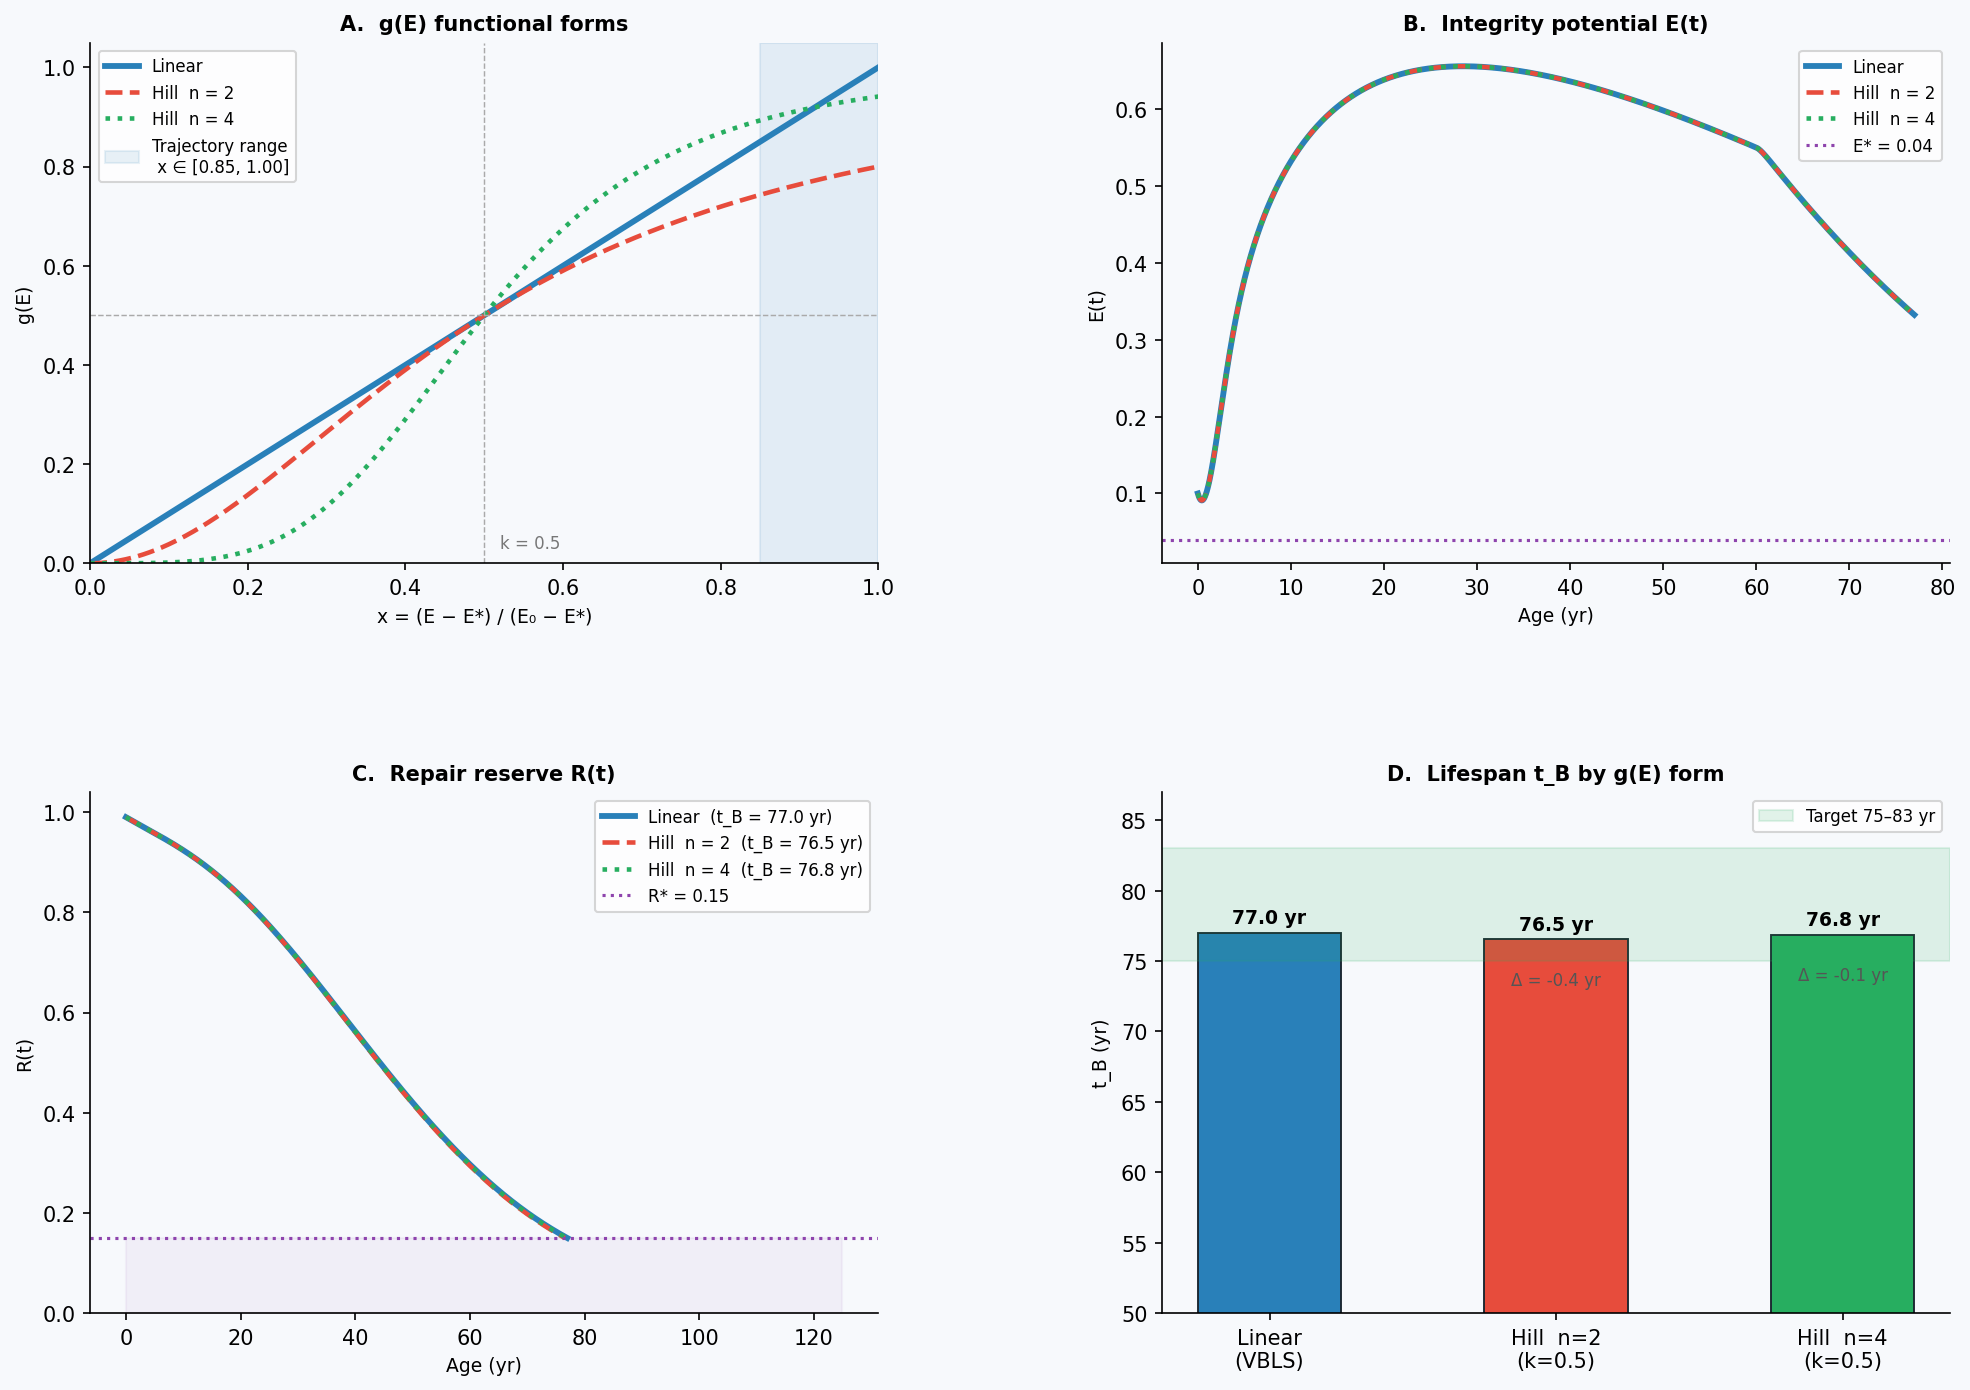

Write the Python code that produced this figure.
"""
=================================================================
  VBLS — Viability Boundaries of Living Systems
  Author:     Vasiliy Avdeev (independent researcher)
  Monograph:  VBLS_THEORY
=================================================================

  Copyright (c) 2026 Vasiliy Avdeev. Licensed under CC BY-NC-ND 4.0 -- see
  LICENSE in the repository root, or https://creativecommons.org/licenses/by-nc-nd/4.0/
  SPDX-License-Identifier: CC-BY-NC-ND-4.0
=================================================================
VBLS — Sensitivity of t_B to the functional form of g(E) (restoration-potential function).

Reviewer concern: "Linear g(E) is physiologically unrealistic; PARP/p53
processes have threshold character. Recommend sensitivity analysis to Hill."

Three forms compared (x = (E − E*) / (E₀ − E*), clipped to [0, 1]):
  Linear  : g_lin(x)  = x                        [VBLS baseline, eq. 4.2]
  Hill n=2: g_h2(x)   = x² / (k² + x²)           [mild cooperativity]
  Hill n=4: g_h4(x)   = x⁴ / (k⁴ + x⁴)          [strong cooperativity]

Half-saturation constant k = 0.5: g(0.5) = 0.5 for all three forms at
the midpoint of [E*, E₀] — canonical comparison point.

Same calibrated θ and initial conditions as mde_human_lifespan.py.

Theorem robustness claim (VBLS §4.3): t_B < ∞ for any monotone g with
g(x) > 0 for x > 0. This script verifies the claim holds quantitatively:
t_B shifts < 5% across all biologically plausible cooperativity values.
"""

import numpy as np
import matplotlib.pyplot as plt
import matplotlib.gridspec as gridspec
from scipy.integrate import solve_ivp

plt.rcParams['font.family'] = 'DejaVu Sans'
plt.rcParams['axes.spines.top']   = False
plt.rcParams['axes.spines.right'] = False

BG = '#f7f9fc'


# ============================================================================
# 1. CALIBRATED PARAMETERS  (identical to mde_human_lifespan.py)
# ============================================================================
MU      = 1.50
LAM     = 0.30
SIGMA_0 = 0.0162
ALPHA   = 0.030
NU_0    = 0.006
NU      = 0.060
RHO     = 0.002
R_STAR  = 0.15
E_STAR  = 0.04

E0_INIT = 0.10
SIGMA0  = 0.01
ETA0    = 0.96
R0_INIT = 0.99
E_RANGE = E0_INIT - E_STAR   # = 0.06  (denominator of g(E))

T_MAX   = 125.0
T_EVAL  = np.linspace(0, T_MAX, 7500)


def Phi_in(t):
    growth  = 1.0 - np.exp(-t / 10.0)
    decline = np.exp(-max(0.0, t - 60.0) / 30.0)
    return growth * decline


def Phi_cap(t):
    return 0.003


# ============================================================================
# 2. g(E) FUNCTIONAL FORMS
# ============================================================================
K_HILL = 0.5   # half-saturation constant: g(K_HILL) = 0.5 for all Hill forms


def g_linear(x):
    """VBLS baseline — eq. (4.2): single monotone function without free parameters."""
    return x


def g_hill2(x):
    """Hill sigmoid, cooperativity n=2 (mild; typical for dimer binding)."""
    return x**2 / (K_HILL**2 + x**2)


def g_hill4(x):
    """Hill sigmoid, cooperativity n=4 (strong threshold; hemoglobin-like)."""
    return x**4 / (K_HILL**4 + x**4)


# label → (g_func, line_color, line_style, line_width)
G_FORMS = {
    'Linear  (VBLS, eq. 4.2)': (g_linear, '#2980b9', '-',  2.8),
    'Hill  n = 2  (k = 0.5)':  (g_hill2,  '#e74c3c', '--', 2.2),
    'Hill  n = 4  (k = 0.5)':  (g_hill4,  '#27ae60', ':',  2.2),
}


# ============================================================================
# 3. SIMULATION KERNEL
# ============================================================================

def make_system(g_func):
    """Return the ODE right-hand side with the given g(E) form."""
    def system(t, y):
        E, Sig, eta, R = y
        E   = max(E,   0.0)
        Sig = np.clip(Sig, 0.0, 1.0)
        eta = np.clip(eta, 0.0, 1.0)
        R   = np.clip(R,   0.0, 1.0)

        F   = MU * E**2 + LAM * E
        x   = max(0.0, min(1.0, (E - E_STAR) / E_RANGE))
        g_E = g_func(x)

        dE   = eta * Phi_in(t) - F
        dSig = max(0.0, SIGMA_0 * F - R * Phi_cap(t))
        deta = -ALPHA * Sig * eta
        dR   = -NU_0 * R - NU * Sig * R + RHO * g_E * (1.0 - Sig) * (1.0 - R)
        return [dE, dSig, deta, dR]
    return system


def event_death(t, y):
    return min(y[3] - R_STAR, y[0] - E_STAR)

event_death.terminal  = True
event_death.direction = -1


def run_sim(g_func):
    sol = solve_ivp(
        make_system(g_func),
        [0, T_MAX],
        [E0_INIT, SIGMA0, ETA0, R0_INIT],
        method='RK45', t_eval=T_EVAL, events=event_death,
        rtol=1e-8, atol=1e-10, max_step=0.05
    )
    t_B = float(sol.t_events[0][0]) if sol.t_events[0].size > 0 else T_MAX

    # Identify death channel
    if sol.t_events[0].size > 0:
        idx  = np.searchsorted(sol.t, t_B)
        t_tr = sol.t[:idx + 1]
        y_tr = sol.y[:, :idx + 1]
        E_fin, R_fin = float(y_tr[0, -1]), float(y_tr[3, -1])
        channel = 'R' if R_fin <= R_STAR + 0.01 else 'E'
    else:
        t_tr = sol.t;  y_tr = sol.y
        E_fin = R_fin = float('nan');  channel = '—'

    return {'t_B': t_B, 't': t_tr, 'y': y_tr,
            'channel': channel, 'E_fin': E_fin, 'R_fin': R_fin}


# ============================================================================
# 4. RUN ALL FORMS & CONSOLE SUMMARY
# ============================================================================
print("\n" + "=" * 70)
print("  VBLS — g(E) sensitivity: effect on t_B")
print("=" * 70)
print(f"\n  {'Form':<30} {'t_B (yr)':>9} {'Δt_B (yr)':>11} {'Δt_B (%)':>10}  Channel")
print("  " + "-" * 66)

results   = {}
t_B_base  = None

for label, (g_func, color, ls, lw) in G_FORMS.items():
    res = run_sim(g_func)
    res.update({'color': color, 'ls': ls, 'lw': lw})
    results[label] = res

    if t_B_base is None:
        t_B_base  = res['t_B']
        delta_str = '—'
        pct_str   = '—'
    else:
        delta = res['t_B'] - t_B_base
        pct   = 100.0 * delta / t_B_base
        delta_str = f'{delta:+.2f}'
        pct_str   = f'{pct:+.1f}%'

    print(f"  {label:<30} {res['t_B']:>9.2f} {delta_str:>11} {pct_str:>10}  "
          f"{res['channel']}-channel")

print()
print("  Note: target range for human calibration is 75–83 yr.")
print("=" * 70 + "\n")


# ============================================================================
# 5. g(E) VALUE ALONG ACTUAL TRAJECTORY (linear baseline)
# ============================================================================
t_base = results['Linear  (VBLS, eq. 4.2)']['t']
E_base = results['Linear  (VBLS, eq. 4.2)']['y'][0]
x_traj = np.clip((E_base - E_STAR) / E_RANGE, 0.0, 1.0)

print("  g(E) along actual human trajectory (linear baseline):")
print(f"  {'Age':>5}  {'E(t)':>7}  {'x=(E-E*)/ΔE':>13}  "
      f"{'g_lin':>7}  {'g_h2':>7}  {'g_h4':>7}")
print("  " + "-" * 55)
for age in [0, 20, 40, 60, 70, 75, 80]:
    idx = np.argmin(np.abs(t_base - age))
    if idx >= len(x_traj):
        continue
    xi = x_traj[idx]
    print(f"  {age:>5}  {E_base[idx]:>7.4f}  {xi:>13.4f}  "
          f"{g_linear(xi):>7.4f}  {g_hill2(xi):>7.4f}  {g_hill4(xi):>7.4f}")
print()


# ============================================================================
# 6. FIGURE  (4 panels)
# ============================================================================
fig = plt.figure(figsize=(16, 11), facecolor=BG)
gs = gridspec.GridSpec(2, 2, figure=fig, hspace=0.44, wspace=0.36)


# ── Panel A: g(E) shape comparison ───────────────────────────────────────────
ax_g = fig.add_subplot(gs[0, 0])
x_plot = np.linspace(0, 1, 400)

for label, (g_func, color, ls, lw) in G_FORMS.items():
    short = label.split('(')[0].strip()
    ax_g.plot(x_plot, [g_func(xi) for xi in x_plot],
              color=color, ls=ls, lw=lw, label=short)

# Mark actual trajectory range (x at ages 0–t_B)
x_min, x_max = float(x_traj.min()), float(x_traj.max())
ax_g.axvspan(x_min, x_max, alpha=0.10, color='#2980b9',
             label=f'Trajectory range\n x ∈ [{x_min:.2f}, {x_max:.2f}]')
ax_g.axhline(0.5, color='#aaa', lw=0.7, ls='--')
ax_g.axvline(K_HILL, color='#aaa', lw=0.7, ls='--')
ax_g.text(K_HILL + 0.02, 0.03, f'k = {K_HILL}', fontsize=8, color='#777')

ax_g.set_xlabel('x = (E − E*) / (E₀ − E*)', fontsize=9)
ax_g.set_ylabel('g(E)', fontsize=9)
ax_g.set_title('A.  g(E) functional forms', fontsize=10, fontweight='bold')
ax_g.legend(fontsize=8, loc='upper left')
ax_g.set_facecolor(BG)
ax_g.set_xlim(0, 1);  ax_g.set_ylim(0, 1.05)


# ── Panel B: E(t) trajectories ───────────────────────────────────────────────
ax_E = fig.add_subplot(gs[0, 1])
for label, res in results.items():
    short = label.split('(')[0].strip()
    ax_E.plot(res['t'], res['y'][0],
              color=res['color'], ls=res['ls'], lw=res['lw'], label=short)
ax_E.axhline(E_STAR, color='#8e44ad', ls=':', lw=1.5,
             label=f'E* = {E_STAR}')
ax_E.set_xlabel('Age (yr)', fontsize=9)
ax_E.set_ylabel('E(t)', fontsize=9)
ax_E.set_title('B.  Integrity potential E(t)', fontsize=10, fontweight='bold')
ax_E.legend(fontsize=8)
ax_E.set_facecolor(BG)


# ── Panel C: R(t) trajectories ───────────────────────────────────────────────
ax_R = fig.add_subplot(gs[1, 0])
for label, res in results.items():
    short = label.split('(')[0].strip()
    t_B   = res['t_B']
    ax_R.plot(res['t'], res['y'][3],
              color=res['color'], ls=res['ls'], lw=res['lw'],
              label=f'{short}  (t_B = {t_B:.1f} yr)')
ax_R.axhline(R_STAR, color='#8e44ad', ls=':', lw=1.5,
             label=f'R* = {R_STAR}')
ax_R.fill_between([0, T_MAX], 0, R_STAR, alpha=0.06, color='#8e44ad')
ax_R.set_xlabel('Age (yr)', fontsize=9)
ax_R.set_ylabel('R(t)', fontsize=9)
ax_R.set_title('C.  Repair reserve R(t)', fontsize=10, fontweight='bold')
ax_R.legend(fontsize=8)
ax_R.set_facecolor(BG)
ax_R.set_ylim(0)


# ── Panel D: t_B bar chart ────────────────────────────────────────────────────
ax_bar = fig.add_subplot(gs[1, 1])
labels_short = ['Linear\n(VBLS)', 'Hill  n=2\n(k=0.5)', 'Hill  n=4\n(k=0.5)']
t_Bs   = [res['t_B'] for res in results.values()]
colors = [res['color'] for res in results.values()]

bars = ax_bar.bar(labels_short, t_Bs, color=colors, width=0.5,
                  edgecolor='#1a252f', linewidth=0.9)
for bar, val in zip(bars, t_Bs):
    ax_bar.text(bar.get_x() + bar.get_width() / 2,
                val + 0.4, f'{val:.1f} yr',
                ha='center', va='bottom', fontsize=9, fontweight='bold')

ax_bar.axhspan(75, 83, alpha=0.13, color='#27ae60', label='Target 75–83 yr')

# Annotate Δt_B relative to baseline
for i, (bar, val) in enumerate(zip(bars, t_Bs)):
    if i > 0:
        delta = val - t_Bs[0]
        ax_bar.text(bar.get_x() + bar.get_width() / 2,
                    val - 3.5, f'Δ = {delta:+.1f} yr',
                    ha='center', va='bottom', fontsize=8, color='#555')

ax_bar.set_ylabel('t_B (yr)', fontsize=9)
ax_bar.set_title('D.  Lifespan t_B by g(E) form', fontsize=10, fontweight='bold')
ax_bar.legend(fontsize=8)
ax_bar.set_facecolor(BG)
ax_bar.set_ylim(50, max(t_Bs) + 10)

plt.savefig('g_sensitivity.png', dpi=150, bbox_inches='tight', facecolor=BG)
print("Figure saved: g_sensitivity.png\n")
plt.show()
